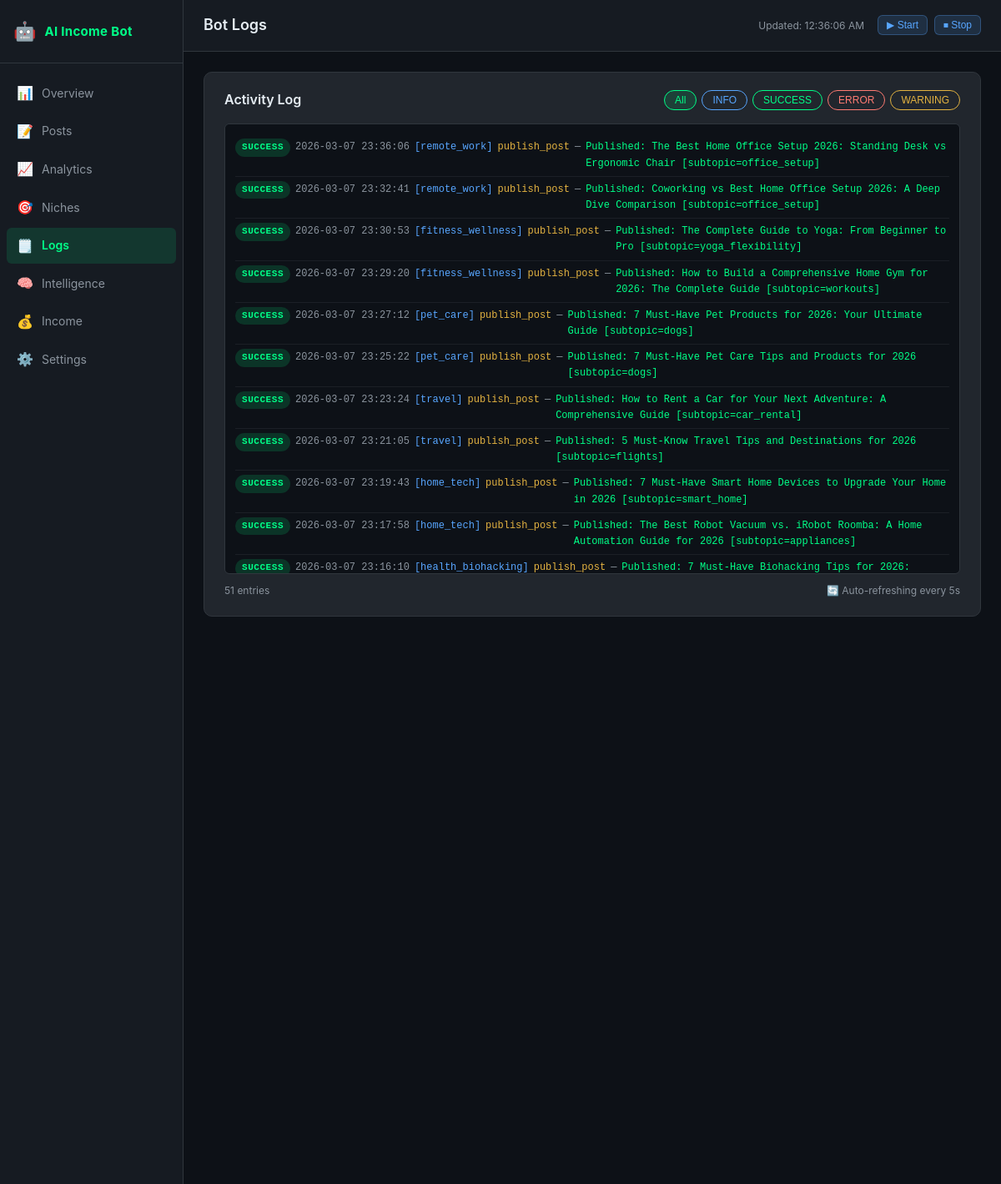
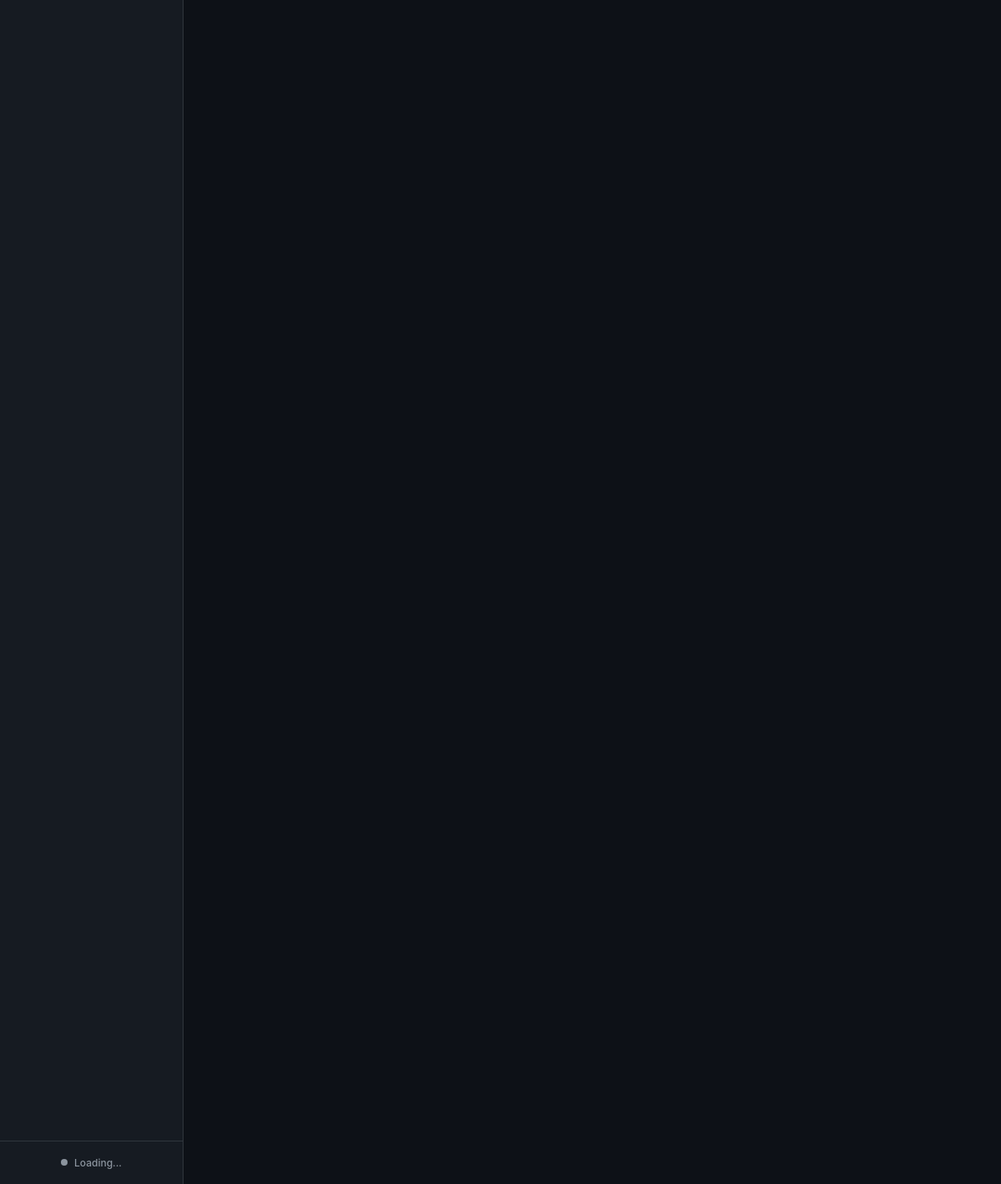
Page /logs on the committed database (2 pictures, top to bottom).
### tables this page shows
CREATE TABLE bot_logs (
            id INTEGER PRIMARY KEY AUTOINCREMENT,
            timestamp DATETIME DEFAULT CURRENT_TIMESTAMP,
            level TEXT NOT NULL,
            niche_id TEXT,
            action TEXT NOT NULL,
            message TEXT NOT NULL,
            error TEXT
        );

### dashboard/app.py (the view)
@app.route("/logs")
def logs():
    from core import analytics_tracker
    db = _get_db()
    limit = _load_settings().get("dashboard", {}).get("log_display_limit", 200)
    recent_logs = analytics_tracker.get_recent_logs(db, limit=limit)
    settings = _load_settings()
    return render_template("logs.html", logs=recent_logs, settings=settings)

### core/analytics_tracker.py (called while the page is built)
def get_recent_logs(db_path: Path, limit: int = 100) -> list:
    try:
        conn = sqlite3.connect(str(db_path))
        conn.row_factory = sqlite3.Row
        rows = conn.execute(
            "SELECT * FROM bot_logs ORDER BY timestamp DESC LIMIT ?", (limit,)
        ).fetchall()
        conn.close()
        return [dict(r) for r in rows]
    except Exception:
        return []

### dashboard/app.py (called while the page is built)
def _get_db():
    import sys
    sys.path.insert(0, str(_PROJECT_ROOT))
    from core import analytics_tracker
    if not _DB_PATH.exists():
        _DB_PATH.parent.mkdir(parents=True, exist_ok=True)
        analytics_tracker.init_db(_DB_PATH)
    return _DB_PATH

def _load_settings() -> dict:
    try:
        with open(_SETTINGS_CONFIG_PATH) as f:
            return yaml.safe_load(f)
    except Exception:
        return {}

### dashboard/templates/logs.html (shortened to what this page needs)
{% extends "base.html" %}
{% block page_title %}Bot Logs{% endblock %}
{% block content %}
<div class="card">
  <div class="card-header">
    <h3 class="card-title">Activity Log</h3>
    <div class="filter-btns" id="logFilters">
      <button class="filter-btn active" onclick="filterLogs('ALL', this)">All</button>
      <button class="filter-btn info" onclick="filterLogs('INFO', this)">INFO</button>
      <button class="filter-btn success" onclick="filterLogs('SUCCESS', this)">SUCCESS</button>
      <button class="filter-btn error" onclick="filterLogs('ERROR', this)">ERROR</button>
      <button class="filter-btn warning" onclick="filterLogs('WARNING', this)">WARNING</button>
    </div>
  </div>
  <div class="log-container" id="logContainer">
    {% for log in logs %}
    <div class="log-entry log-{{ log.level|lower }}" data-level="{{ log.level }}">
      <span class="log-level badge badge-{{ log.level|lower }}">{{ log.level }}</span>
      <span class="log-timestamp">{{ log.timestamp }}</span>
      {% if log.niche_id %}<span class="log-niche">[{{ log.niche_id }}]</span>{% endif %}
      <span class="log-action">{{ log.action }}</span>
      <span class="log-sep">—</span>
      <span class="log-message">{{ log.message }}</span>
    </div>
    {% else %}
    <div class="log-empty text-muted">No logs yet. Start the bot to see activity here.</div>
    {% endfor %}
  </div>
  <div class="log-footer">
    <span class="text-muted" id="logCount">{{ logs|length }} entries</span>
    <span class="text-muted" id="pollStatus">🔄 Auto-refreshing every 5s</span>
  </div>
</div>
{% endblock %}

### dashboard/static/css/dashboard.css (style rules this page uses)
:root { --bg: #0d1117; --sidebar-bg: #161b22; --card-bg: #21262d; --text: #e6edf3; --text-muted: #8b949e; --accent-green: #00ff88; --accent-blue: #58a6ff; --error-red: #ff7b72; --warning-yellow: #e3b341; --border: #30363d; --sidebar-width: 220px; --accent-purple: #bc8cff; }
*, *::before, *::after { box-sizing: border-box; margin: 0; padding: 0; }
body { background: var(--bg); color: var(--text); font-family: -apple-system, BlinkMacSystemFont, "Segoe UI", Roboto, monospace; font-size: 14px; line-height: 1.6; min-height: 100vh; }
.card { background: var(--card-bg); border: 1px solid var(--border); border-radius: 10px; padding: 20px 24px; margin-bottom: 20px; }
.card-header { display: flex; align-items: center; justify-content: space-between; margin-bottom: 16px; flex-wrap: wrap; gap: 12px; }
.card-title { font-size: 16px; font-weight: 600; color: var(--text); }
.text-muted { color: var(--text-muted); }
.badge { display: inline-block; padding: 2px 8px; border-radius: 12px; font-size: 11px; font-weight: 600; text-transform: uppercase; letter-spacing: 0.05em; }
.badge-success { background: rgba(0, 255, 136, 0.15); color: var(--accent-green); }
.log-container { max-height: 540px; overflow-y: auto; font-family: "SFMono-Regular", Consolas, monospace; font-size: 12px; background: var(--bg); border-radius: 6px; padding: 12px; border: 1px solid var(--border); }
.log-entry { padding: 5px 0; border-bottom: 1px solid rgba(48,54,61,0.4); display: flex; flex-wrap: wrap; gap: 6px; align-items: baseline; }
.log-level { flex-shrink: 0; }
.log-timestamp { color: var(--text-muted); }
.log-niche { color: var(--accent-blue); }
.log-action { color: var(--warning-yellow); }
.log-sep { color: var(--text-muted); }
.log-message { color: var(--text); flex: 1; }
.log-entry.log-success .log-message { color: var(--accent-green); }
.log-footer { display: flex; justify-content: space-between; align-items: center; margin-top: 10px; font-size: 12px; }
.filter-btns { display: flex; gap: 6px; flex-wrap: wrap; }
.filter-btn { padding: 4px 12px; border-radius: 14px; border: 1px solid var(--border); background: transparent; color: var(--text-muted); font-size: 12px; font-weight: 500; cursor: pointer; transition: all 0.15s; }
.filter-btn.active { background: rgba(0,255,136,0.12); border-color: var(--accent-green); color: var(--accent-green); }
.filter-btn.info { border-color: var(--accent-blue); color: var(--accent-blue); }
.filter-btn.success { border-color: var(--accent-green); color: var(--accent-green); }
.filter-btn.error { border-color: var(--error-red); color: var(--error-red); }
.filter-btn.warning { border-color: var(--warning-yellow); color: var(--warning-yellow); }

### rows in the picture
bot_logs: level "SUCCESS", timestamp "2026-03-07 23:36:06", niche_id "remote_work", action "publish_post", message "Published: The Best Home Office Setup 2026: Standing Desk vs Ergonomic Chair [subtopic=office_setup]"
bot_logs: level "SUCCESS", timestamp "2026-03-07 23:32:41", niche_id "remote_work", action "publish_post", message "Published: Coworking vs Best Home Office Setup 2026: A Deep Dive Comparison [subtopic=office_setup]"
bot_logs: level "SUCCESS", timestamp "2026-03-07 23:30:53", niche_id "fitness_wellness", action "publish_post", message "Published: The Complete Guide to Yoga: From Beginner to Pro [subtopic=yoga_flexibility]"
bot_logs: level "SUCCESS", timestamp "2026-03-07 23:29:20", niche_id "fitness_wellness", action "publish_post", message "Published: How to Build a Comprehensive Home Gym for 2026: The Complete Guide [subtopic=workouts]"
bot_logs: level "SUCCESS", timestamp "2026-03-07 23:27:12", niche_id "pet_care", action "publish_post", message "Published: 7 Must-Have Pet Products for 2026: Your Ultimate Guide [subtopic=dogs]"
bot_logs: level "SUCCESS", timestamp "2026-03-07 23:25:22", niche_id "pet_care", action "publish_post", message "Published: 7 Must-Have Pet Care Tips and Products for 2026 [subtopic=dogs]"
bot_logs: level "SUCCESS", timestamp "2026-03-07 23:23:24", niche_id "travel", action "publish_post", message "Published: How to Rent a Car for Your Next Adventure: A Comprehensive Guide [subtopic=car_rental]"
bot_logs: level "SUCCESS", timestamp "2026-03-07 23:21:05", niche_id "travel", action "publish_post", message "Published: 5 Must-Know Travel Tips and Destinations for 2026 [subtopic=flights]"
bot_logs: level "SUCCESS", timestamp "2026-03-07 23:19:43", niche_id "home_tech", action "publish_post", message "Published: 7 Must-Have Smart Home Devices to Upgrade Your Home in 2026 [subtopic=smart_home]"
bot_logs: level "SUCCESS", timestamp "2026-03-07 23:17:58", niche_id "home_tech", action "publish_post", message "Published: The Best Robot Vacuum vs. iRobot Roomba: A Home Automation Guide for 2026 [subtopic=appliances]"
bot_logs: level "SUCCESS", timestamp "2026-03-07 23:16:10", niche_id "health_biohacking", action "publish_post", message "Published: 7 Must-Have Biohacking Tips for 2026:…"

### other values in the picture
{{ logs|length }} "51"
